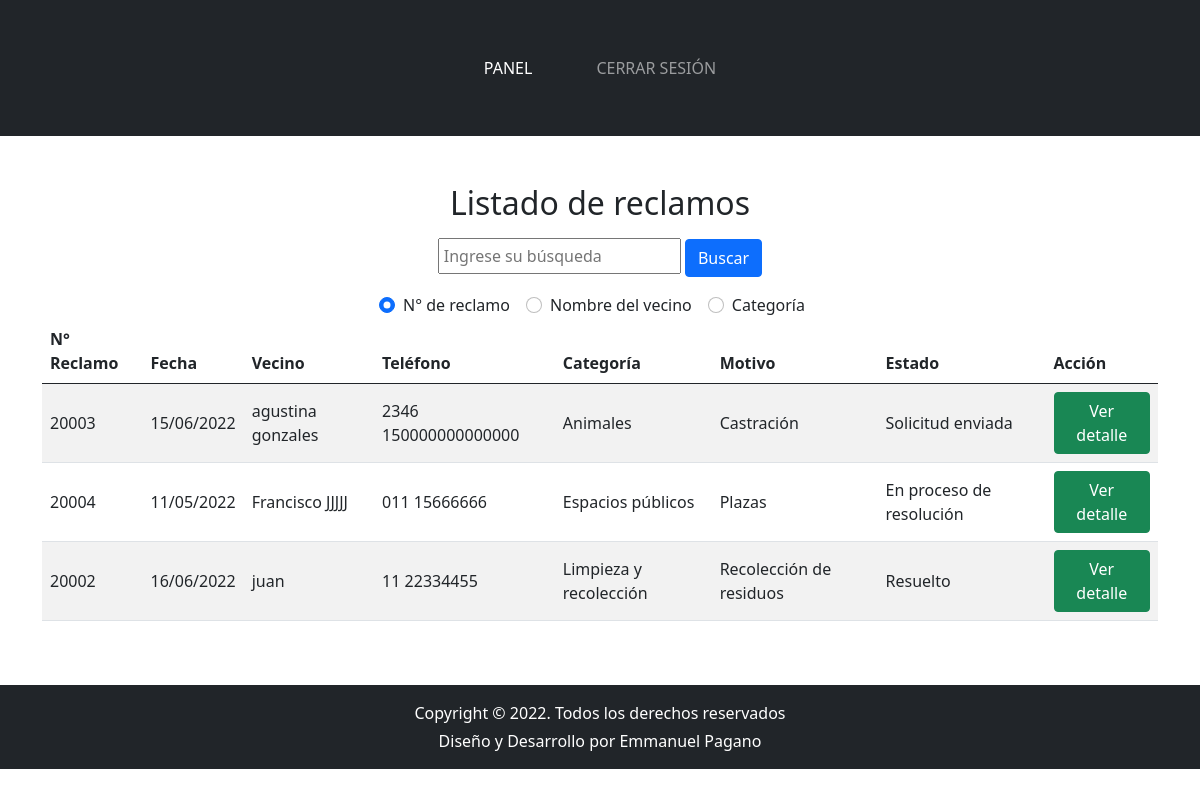
Page /adm/reclamos/listar-reclamo.php (signed in) on the earlier database version.
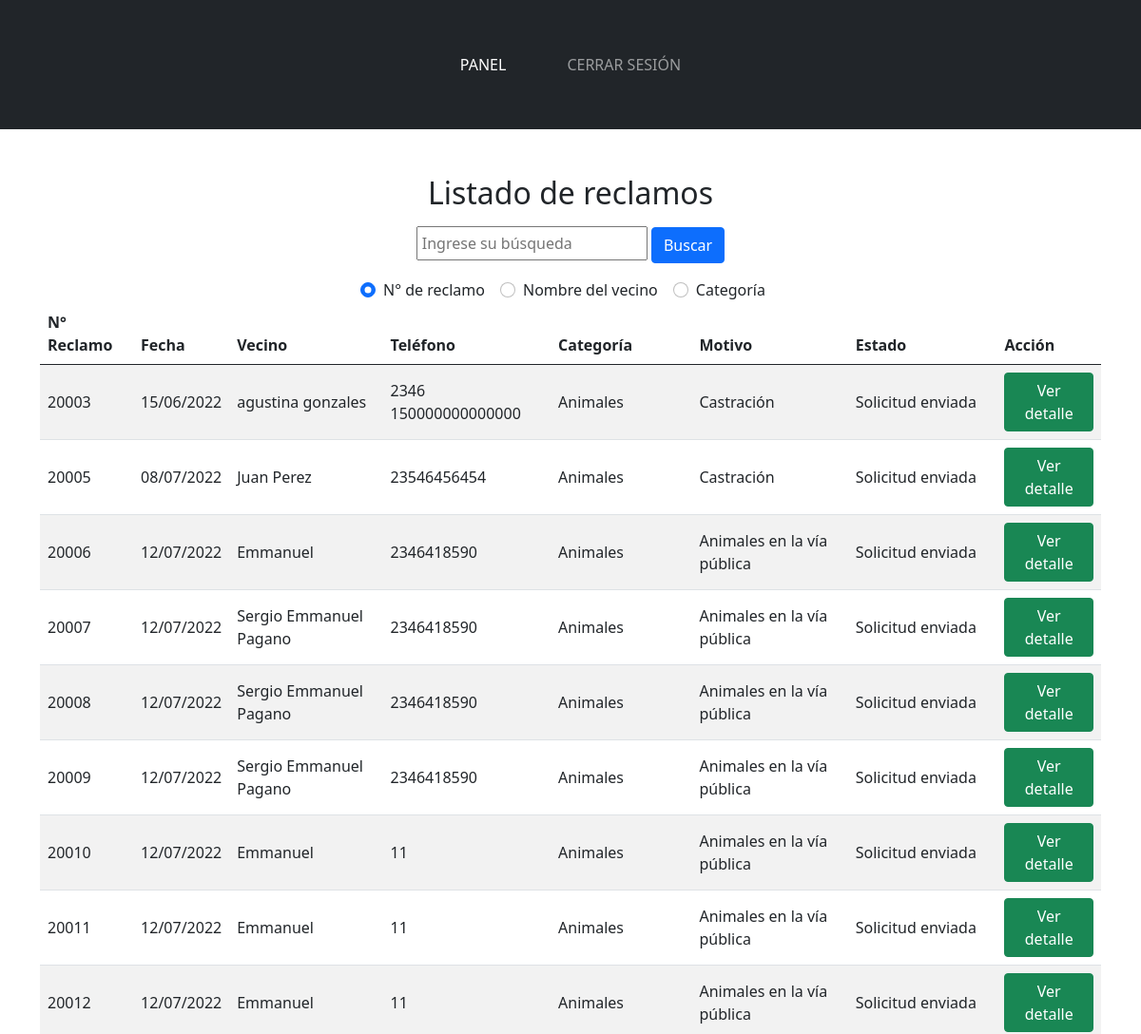
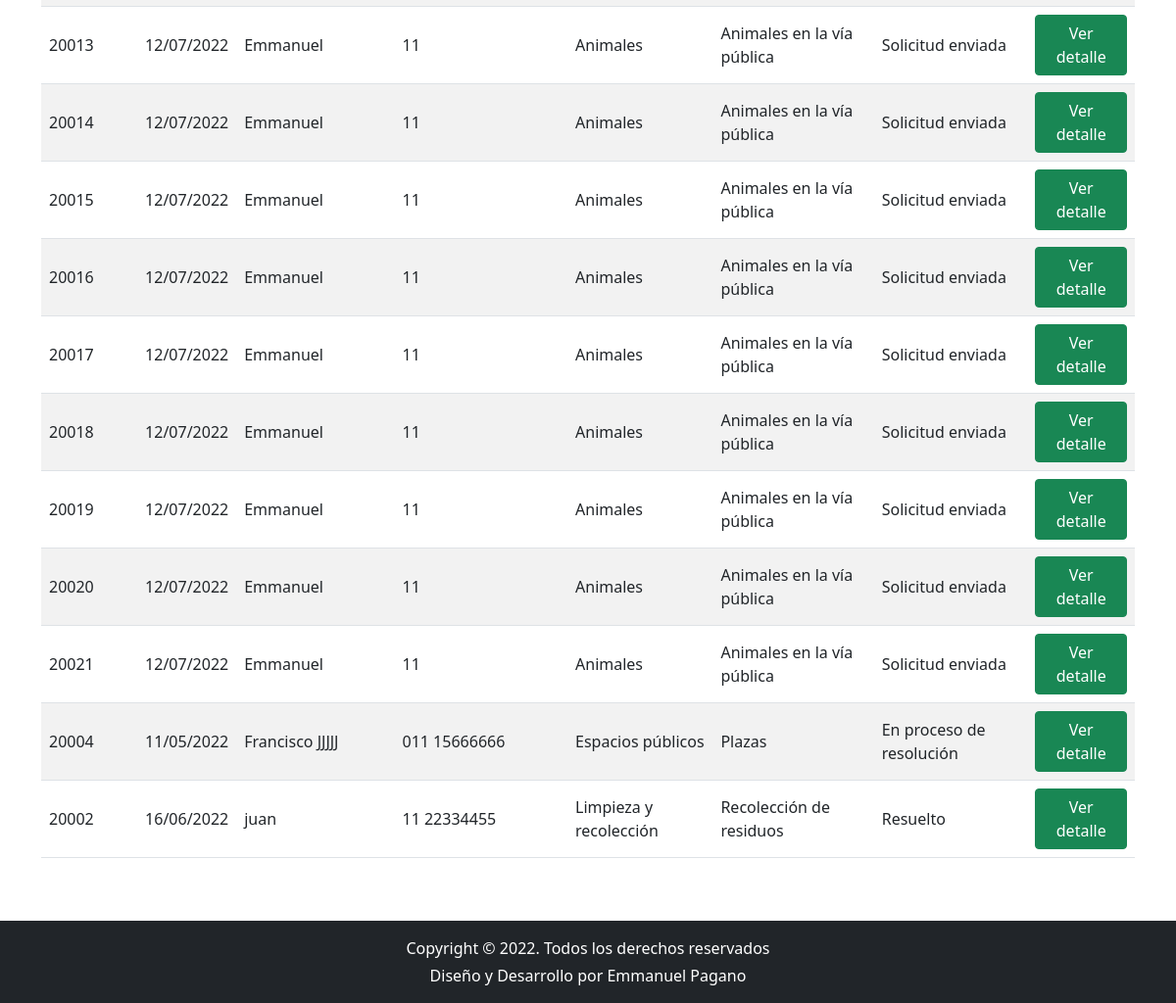
Same page on the later database version (2 pictures, top to bottom).
### tables this page shows
CREATE TABLE `reclamos` (
  `idReclamo` int(11) NOT NULL,
  `idSubcategoria` int(11) NOT NULL,
  `fechaReclamo` date NOT NULL,
  `nombreVecino` varchar(250) NOT NULL,
  `dni` int(8) NOT NULL,
  `idCalle` int(11) NOT NULL,
  `altura` int(11) NOT NULL,
  `telefonoVecino` varchar(250) NOT NULL,
  `correoVecino` varchar(250) NOT NULL,
  `idEstado` int(11) NOT NULL,
  `comentario` text NOT NULL
);

CREATE TABLE `categorias` (
  `idCategoria` int(11) NOT NULL,
  `categoria` varchar(250) NOT NULL,
  `descripcion` varchar(300) NOT NULL,
  `imgCategoria` varchar(300) NOT NULL
);

CREATE TABLE `subcategorias` (
  `idSubcategoria` int(11) NOT NULL,
  `subcategoria` varchar(250) NOT NULL,
  `descripcionSub` varchar(250) NOT NULL,
  `idCategoriaPadre` int(11) NOT NULL
);

CREATE TABLE `estados` (
  `idEstado` int(11) NOT NULL,
  `estado` varchar(250) NOT NULL
);

### adm/reclamos/listar-reclamo.php (the view, shortened to what this page needs)
<?php
$title = 'panel';
include("../../include/conexion.php");
if($_SERVER['REQUEST_METHOD'] == 'GET' && !empty($_GET['busqueda'])){
    $busqueda = $_GET['busqueda'];
    $filtro = $_GET['filtro'];
    if($filtro == 'numReclamo'){
        $cmd = $conexion->prepare('SELECT * FROM reclamos INNER JOIN subcategorias ON subcategorias.idSubcategoria = reclamos.idSubcategoria INNER JOIN categorias ON categorias.idCategoria = subcategorias.idCategoriaPadre INNER JOIN estados ON estados.idEstado = reclamos.idEstado WHERE idReclamo = :numReclamo ORDER BY reclamos.idEstado, reclamos.fechaReclamo');
        $cmd->execute(array(':numReclamo'=>$busqueda));
        $reclamos = $cmd->fetchAll();
    } else if($filtro == 'nombre'){
        $cmd = $conexion->prepare('SELECT * FROM reclamos INNER JOIN subcategorias ON subcategorias.idSubcategoria = reclamos.idSubcategoria INNER JOIN categorias ON categorias.idCategoria = subcategorias.idCategoriaPadre INNER JOIN estados ON estados.idEstado = reclamos.idEstado WHERE nombreVecino LIKE :busqueda ORDER BY reclamos.idEstado, reclamos.fechaReclamo');
        $cmd->execute(array(':busqueda'=>'%'.$busqueda.'%'));
        $reclamos = $cmd->fetchAll();
    } else {
        $cmd = $conexion->prepare('SELECT * FROM reclamos INNER JOIN subcategorias ON subcategorias.idSubcategoria = reclamos.idSubcategoria INNER JOIN categorias ON categorias.idCategoria = subcategorias.idCategoriaPadre INNER JOIN estados ON estados.idEstado = reclamos.idEstado WHERE categoria LIKE :busqueda ORDER BY reclamos.idEstado, reclamos.fechaReclamo');
        $cmd->execute(array(':busqueda'=>'%'.$busqueda.'%'));
        $reclamos = $cmd->fetchAll();
    }
}else{
    $cmd = $conexion->prepare('SELECT * FROM reclamos INNER JOIN subcategorias ON subcategorias.idSubcategoria = reclamos.idSubcategoria INNER JOIN categorias ON categorias.idCategoria = subcategorias.idCategoriaPadre INNER JOIN estados ON estados.idEstado = reclamos.idEstado ORDER BY reclamos.idEstado, reclamos.fechaReclamo');
    $cmd->execute();
    $reclamos = $cmd->fetchAll();
}
?>
<?php include('../../include/header-adm.php'); ?>
<section class="listado-abm py-5">
    <div class="container">
        <h2 class="titulo-seccion text-center">Listado de reclamos</h2>
        <div>
            <form action="listar-reclamo.php" method="GET" class="mt-3 d-flex justify-content-center flex-wrap">
                <div class="mb-3 text-center w-100">
                    <input type="text" name="busqueda" placeholder='Ingrese su búsqueda' class="p-1" value="<?php echo (isset($busqueda)) ? $busqueda : '' ?>">
                    <button type="submit" class="btn btn-primary">Buscar</button>
                </div>
                <div class="form-check form-check-inline text-center">
                    <input class="form-check-input" type="radio" name="filtro" id="flexRadioDefault1" value="numReclamo" <?php echo ((isset($filtro) && $filtro == 'numReclamo') || !isset($filtro)) ? 'checked' : '' ?>>
                    <label class="form-check-label" for="flexRadioDefault1">
                        N° de reclamo
                    </label>
                </div>
                <div class="form-check form-check-inline text-center">
                    <input class="form-check-input" type="radio" name="filtro" id="flexRadioDefault2" value="nombre" <?php echo (isset($filtro) && $filtro == 'nombre') ? 'checked' : '' ?>>
                    <label class="form-check-label" for="flexRadioDefault2">
                        Nombre del vecino
                    </label>
                </div>
                <div class="form-check form-check-inline text-center">
                    <input class="form-check-input" type="radio" name="filtro" id="flexRadioDefault1" value="categoria" <?php echo (isset($filtro) && $filtro == 'categoria') ? 'checked' : '' ?>>
                    <label class="form-check-label" for="flexRadioDefault1">
                        Categoría
                    </label>
                </div>
            </form>
        </div>
        <div class="table-responsive">
            <table class="table table-striped">
                <thead>
                    <tr>
                    <th scope="col">N° Reclamo</th>
                    <th scope="col">Fecha</th>
                    <th scope="col">Vecino</th>
                    <th scope="col">Teléfono</th>
                    <th scope="col">Categoría</th>
                    <th scope="col">Motivo</th>
                    <th scope="col">Estado</th>
                    <th scope="col">Acción</th>
                    </tr>
                </thead>
                <tbody>
                    <?php
                    foreach ($reclamos as $fila) {
                        echo '
                        <tr>
                        <td>'.$fila["idReclamo"].'</td>
                        <td>'. date("d/m/Y", strtotime($fila["fechaReclamo"])) .'</td>
                        <td>'.$fila["nombreVecino"].'</td>
                        <td>'.$fila["telefonoVecino"].'</td>
                        <td>'.$fila["categoria"].'</td>
                        <td>'.$fila["subcategoria"].'</td>
                        <td>'.$fila["estado"].'</td>
                        <td>
                            <a href="modificar-reclamo.php?id='.$fila["idReclamo"].'" class="btn btn-success">Ver detalle</a>
                        </td>
                        </tr>
                        ';
                    }
                    ?>
                </tbody>
            </table>
        </div>
    </div>
</section>
<?php include('../../include/footer-adm.php'); ?>

### include/header-adm.php (shortened to what this page needs)
<!DOCTYPE html>
<html lang="es">
  <head>
    <link rel="stylesheet" href="<?php echo RUTARAIZ;?>lightbox2/dist/css/lightbox.css">
    <link
      href="https://cdn.jsdelivr.net/npm/bootstrap@5.0.2/dist/css/bootstrap.min.css"
      rel="stylesheet"
    />
    <link
      rel="stylesheet"
      href="https://cdnjs.cloudflare.com/ajax/libs/font-awesome/5.15.2/css/all.min.css"
    />
    <link rel="stylesheet" href="<?php echo RUTARAIZ;?>css/style-adm.css" />
  </head>
  <body>
    <header class="main-header py-4 bg-dark">
      <nav class="navbar navbar-expand-lg navbar-dark py-lg-4" id="mainNav">
        <div class="container">
          <div class="collapse navbar-collapse" id="navbarSupportedContent">
            <ul class="navbar-nav mx-auto">
              <li class="nav-item px-lg-4">
                <a class="nav-link <?php if($title == 'panel'){ echo 'active'; } ?> text-uppercase" href="<?php echo RUTARAIZ; ?>adm/panel-adm.php"
                  >Panel</a
                >
              </li>
              <li class="nav-item px-lg-4 <?php if(empty($_SESSION['idUser'])) { echo 'd-none'; } ?>">
                <a href="<?php echo RUTARAIZ; ?>adm/cerrar-sesion.php" class="nav-link text-uppercase"
                  >Cerrar Sesión</a
                >
              </li>
            </ul>
          </div>
        </div>
      </nav>
    </header>

### include/footer-adm.php (shortened to what this page needs)
 <footer  class="footer py-3 bg-dark">
      <div class="copyright text-center">
        <p class="text-white mb-1">Copyright © 2022. Todos los derechos reservados</p>
        <p class="text-white mb-0">Diseño y Desarrollo por Emmanuel Pagano</p>
      </div>
    </footer>
  </body>
</html>

### css/style-adm.css (style rules this page uses)
.listado-abm td { vertical-align:middle }

Differences in the rows shown:
added reclamos: idReclamo "20005", fechaReclamo "08/07/2022", nombreVecino "Juan Perez", telefonoVecino "23546456454", categorias.categoria "Animales", idSubcategoria.subcategoria "Castración", idEstado.estado "Solicitud enviada"
added reclamos: idReclamo "20006", fechaReclamo "12/07/2022", nombreVecino "Emmanuel", telefonoVecino "2346418590", categorias.categoria "Animales", idSubcategoria.subcategoria "Animales en la vía pública", idEstado.estado "Solicitud enviada"
added reclamos: idReclamo "20007", fechaReclamo "12/07/2022", nombreVecino "Sergio Emmanuel Pagano", telefonoVecino "2346418590", categorias.categoria "Animales", idSubcategoria.subcategoria "Animales en la vía pública", idEstado.estado "Solicitud enviada"
added reclamos: idReclamo "20008", fechaReclamo "12/07/2022", nombreVecino "Sergio Emmanuel Pagano", telefonoVecino "2346418590", categorias.categoria "Animales", idSubcategoria.subcategoria "Animales en la vía pública", idEstado.estado "Solicitud enviada"
added reclamos: idReclamo "20009", fechaReclamo "12/07/2022", nombreVecino "Sergio Emmanuel Pagano", telefonoVecino "2346418590", categorias.categoria "Animales", idSubcategoria.subcategoria "Animales en la vía pública", idEstado.estado "Solicitud enviada"
added reclamos: idReclamo "20010", fechaReclamo "12/07/2022", nombreVecino "Emmanuel", telefonoVecino "11", categorias.categoria "Animales", idSubcategoria.subcategoria "Animales en la vía pública", idEstado.estado "Solicitud enviada"
added reclamos: idReclamo "20011", fechaReclamo "12/07/2022", nombreVecino "Emmanuel", telefonoVecino "11", categorias.categoria "Animales", idSubcategoria.subcategoria "Animales en la vía pública", idEstado.estado "Solicitud enviada"
added reclamos: idReclamo "20012", fechaReclamo "12/07/2022", nombreVecino "Emmanuel", telefonoVecino "11", categorias.categoria "Animales", idSubcategoria.subcategoria "Animales en la vía pública", idEstado.estado "Solicitud enviada"
added reclamos: idReclamo "20013", fechaReclamo "12/07/2022", nombreVecino "Emmanuel", telefonoVecino "11", categorias.categoria "Animales", idSubcategoria.subcategoria "Animales en la vía pública", idEstado.estado "Solicitud enviada"
added reclamos: idReclamo "20014", fechaReclamo "12/07/2022", nombreVecino "Emmanuel", telefonoVecino "11", categorias.categoria "Animales", idSubcategoria.subcategoria "Animales en la vía pública", idEstado.estado "Solicitud enviada"
added reclamos: idReclamo "20015", fechaReclamo "12/07/2022", nombreVecino "Emmanuel", telefonoVecino "11", categorias.categoria "Animales", idSubcategoria.subcategoria "Animales en la vía pública", idEstado.estado "Solicitud enviada"
added reclamos: idReclamo "20016", fechaReclamo "12/07/2022", nombreVecino "Emmanuel", telefonoVecino "11", categorias.categoria "Animales", idSubcategoria.subcategoria "Animales en la vía pública", idEstado.estado "Solicitud enviada"
added reclamos: idReclamo "20017", fechaReclamo "12/07/2022", nombreVecino "Emmanuel", telefonoVecino "11", categorias.categoria "Animales", idSubcategoria.subcategoria "Animales en la vía pública", idEstado.estado "Solicitud enviada"
added reclamos: idReclamo "20018", fechaReclamo "12/07/2022", nombreVecino "Emmanuel", telefonoVecino "11", categorias.categoria "Animales", idSubcategoria.subcategoria "Animales en la vía pública", idEstado.estado "Solicitud enviada"
added reclamos: idReclamo "20019", fechaReclamo "12/07/2022", nombreVecino "Emmanuel", telefonoVecino "11", categorias.categoria "Animales", idSubcategoria.subcategoria "Animales en la vía pública", idEstado.estado "Solicitud enviada"
added reclamos: idReclamo "20020", fechaReclamo "12/07/2022", nombreVecino "Emmanuel", telefonoVecino "11", categorias.categoria "Animales", idSubcategoria.subcategoria "Animales en la vía pública", idEstado.estado "Solicitud enviada"
added reclamos: idReclamo "20021", fechaReclamo "12/07/2022", nombreVecino "Emmanuel", telefonoVecino "11", categorias.categoria "Animales", idSubcategoria.subcategoria "Animales en la vía pública", idEstado.estado "Solicitud enviada"
